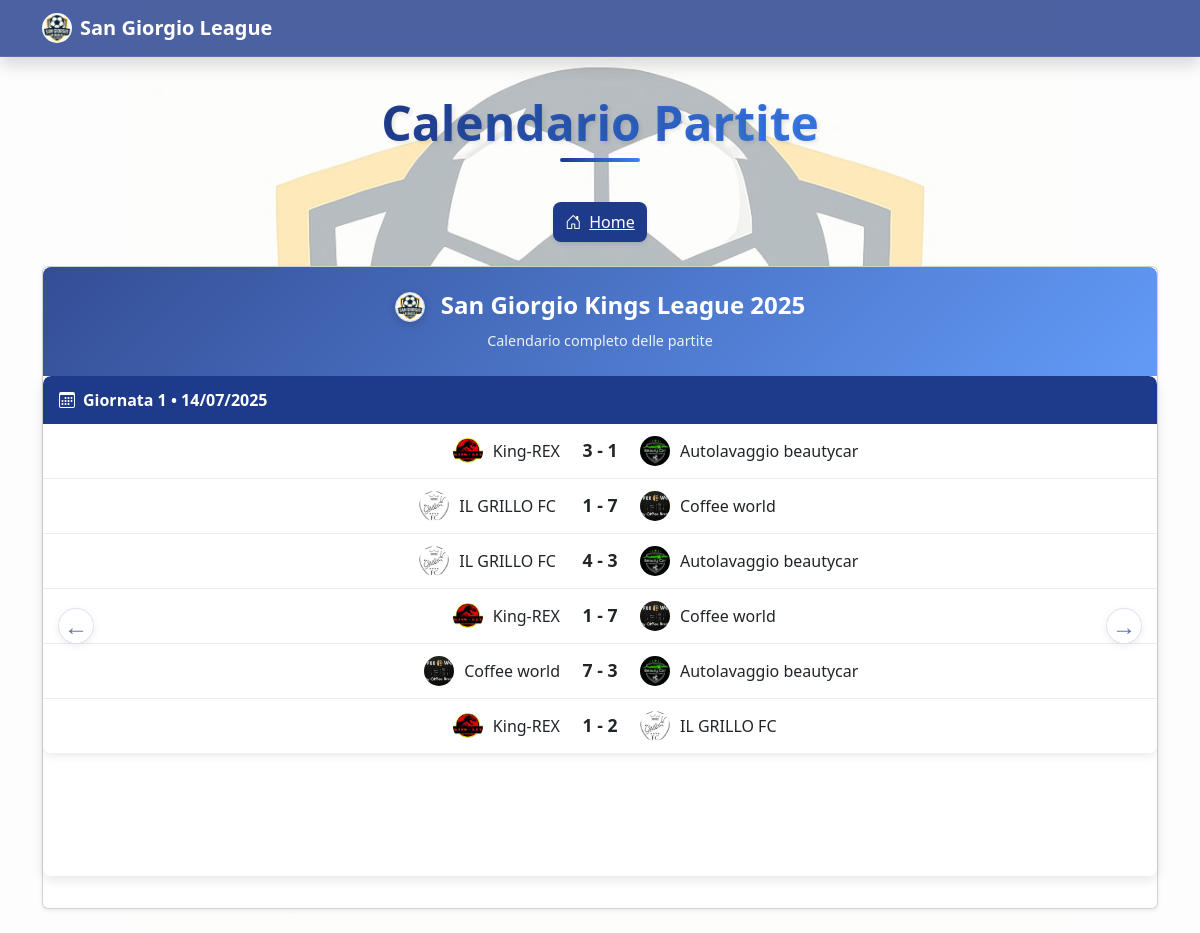
The app's page /partite.php with its own data.
### tables this page shows
CREATE TABLE `campionati` (
  `ID_campionato` int NOT NULL,
  `Nome` varchar(50) DEFAULT NULL,
  `Nazione` varchar(50) DEFAULT NULL
);

CREATE TABLE `giornate` (
  `ID_giornata` int NOT NULL,
  `Numero` int DEFAULT NULL,
  `Cod_campionato` int DEFAULT NULL,
  `Data_inizio` date DEFAULT NULL,
  `Data_fine` date DEFAULT NULL
);

CREATE TABLE `partite` (
  `ID_partita` int NOT NULL,
  `Cod_giornata` int DEFAULT NULL,
  `Squadra_casa` int DEFAULT NULL,
  `Squadra_ospite` int DEFAULT NULL,
  `Gol_casa` int DEFAULT NULL,
  `Gol_ospite` int DEFAULT NULL,
  `Data` datetime DEFAULT NULL,
  `Stato` enum('da giocare','in corso','terminata') DEFAULT 'da giocare',
  `Cod_campionato` int DEFAULT NULL
);

CREATE TABLE `squadre` (
  `ID_squadre` int NOT NULL,
  `Nome` varchar(30) DEFAULT NULL,
  `immagini_loghi` varchar(30) NOT NULL,
  `Cod_presidenti` int DEFAULT NULL,
  `Cod_campionato` int DEFAULT NULL,
  `PT` int DEFAULT '0',
  `G` int DEFAULT '0',
  `V` int DEFAULT '0',
  `N` int DEFAULT '0',
  `P` int DEFAULT '0',
  `DR` int DEFAULT '0',
  `Girone` varchar(10) DEFAULT NULL
);

### partite.php (the view, shortened to what this page needs)
<!DOCTYPE html>
<html lang="it">
<head>
    <link href="https://cdn.jsdelivr.net/npm/bootstrap@5.3.3/dist/css/bootstrap.min.css" rel="stylesheet">
    <link href="https://cdn.jsdelivr.net/npm/bootstrap-icons@1.10.5/font/bootstrap-icons.css" rel="stylesheet">
    <link rel="stylesheet" href="https://cdnjs.cloudflare.com/ajax/libs/animate.css/4.1.1/animate.min.css">
    <link rel="stylesheet" href="./style.css">
</head>
<body class="bg-light">
    <nav class="navbar navbar-expand-lg navbar-dark fixed-top shadow" style="
    background: rgba(30, 58, 138, 0.8);
    backdrop-filter: blur(10px);
    -webkit-backdrop-filter: blur(10px);
    border-bottom: 1px solid rgba(255,255,255,0.1);
">
    <div class="container">
        <a class="navbar-brand fw-bold d-flex align-items-center" href="#">
            <img src="./immagini/logosgl.jpg" alt="Logo" width="30" height="30" class="rounded-circle me-2">
            San Giorgio League
        </a>
    </div>
</nav>
    <div class="container mt-4">
        <div class="text-center mb-4 animate__animated animate__fadeInDown">
            <h1 class="display-5 fw-bold mb-3" style="
        color: #1e3a8a;
        text-shadow: 2px 2px 4px rgba(0, 0, 0, 0.1);
        position: relative;
        display: inline-block;
        padding-bottom: 10px;
    ">
                <span style="
            background: linear-gradient(135deg, #1e3a8a, #3b82f6);
            -webkit-background-clip: text;
            background-clip: text;
            -webkit-text-fill-color: transparent;
            position: relative;
            z-index: 1;
        ">
                    Calendario Partite
                </span>
                <span style="
            position: absolute;
            bottom: 0;
            left: 50%;
            transform: translateX(-50%);
            width: 80px;
            height: 4px;
            background: linear-gradient(90deg, #1e3a8a, #3b82f6);
            border-radius: 2px;
        "></span>
            </h1>
        </div>
        <div class="d-flex justify-content-center gap-3 mb-4">
            <a href="index.php" class="nav-btn home-btn">
                <i class="bi bi-house-door me-2"></i>Home
            </a>
        </div>
        <?php
        include 'connessione.php';
        include 'utility.php';
        $query_campionato = "SELECT campionati.ID_campionato, campionati.Nome
                             FROM campionati
                             WHERE campionati.ID_campionato = 2
                             LIMIT 1";
        $result_campionato = $conn->query($query_campionato);
        if ($result_campionato->num_rows > 0) {
            $campionato = $result_campionato->fetch_assoc();
            echo '<div class="card shadow-sm mb-4 animate__animated animate__fadeIn">';
            echo '<div class="campionato-header">';
            echo '<div class="campionato-header-content text-center">';
            echo '<h2 class="campionato-title"><img src="./immagini/logosgl.jpg" alt="Logo" width="30" height="30" class="rounded-circle border me-2 me-sm-3" style="';
            echo '            transition: transform 0.3s ease;';
            echo '            box-shadow: 0 2px 8px rgba(0,0,0,0.2);';
            echo '          ">' . $campionato['Nome'] . '</h2>';
            echo '<div class="campionato-subtitle">Calendario completo delle partite</div>';
            echo '</div>';
            echo '</div>';
            echo '<div class="card-body p-0">';
            $query_giornate = "SELECT giornate.ID_giornata, giornate.Numero, giornate.Data_inizio, giornate.Data_fine
                               FROM giornate
                               WHERE giornate.Cod_campionato = " . $campionato['ID_campionato'] . "
                               ORDER BY giornate.Numero";
            $result_giornate = $conn->query($query_giornate);
            if ($result_giornate->num_rows > 0) {
                echo '<div id="carouselGiornate" class="carousel slide carousel-giornate" data-bs-ride="false" data-bs-touch="true" data-bs-interval="false">';
                echo '<div class="carousel-inner">';
                $giornate_data = array();
                while ($giornata = $result_giornate->fetch_assoc()) {
                    $giornate_data[] = $giornata;
                }
                foreach ($giornate_data as $index => $giornata) {
                    $active = $index === 0 ? 'active' : '';
                    echo '<div class="carousel-item ' . $active . '">';
                    echo '<div class="giornata-card h-100">';
                    echo '<div class="giornata-header">';
                    if ($giornata['Numero'] == 3) {
                        echo '<i class="bi bi-trophy me-2"></i>Semifinali • ' . date('d/m/Y', strtotime($giornata['Data_inizio']));
                    }elseif($giornata['Numero'] == 4) {
                        echo '<i class="bi bi-trophy me-2"></i>Finale • ' . date('d/m/Y', strtotime($giornata['Data_inizio']));
                    }else{
                        echo '<i class="bi bi-calendar3 me-2"></i>Giornata ' . $giornata['Numero'] . ' • ' . date('d/m/Y', strtotime($giornata['Data_inizio']));
                    }
                    echo '</div>';
                    echo '<div class="partite-container">';
                    $query_partite = "SELECT partite.ID_partita, partite.Data, partite.Stato, partite.Gol_casa, partite.Gol_ospite,
                  squadre_casa.Nome AS squadra_casa, squadre_ospite.Nome AS squadra_ospite
                  FROM partite
                  JOIN squadre AS squadre_casa ON partite.Squadra_casa = squadre_casa.ID_squadre
                  JOIN squadre AS squadre_ospite ON partite.Squadra_ospite = squadre_ospite.ID_squadre
                  WHERE partite.Cod_giornata = " . $giornata['ID_giornata'] . "
                  ORDER BY partite.Data";
                    $result_partite = $conn->query($query_partite);
                    if ($result_partite->num_rows > 0) {
                        while ($partita = $result_partite->fetch_assoc()) {
                            echo '<div class="partita-row">';
                            echo '<div class="squadra squadra-casa">';
                            echo displaySquadraWithLogo($partita['squadra_casa'], $conn);
                            echo '</div>';
                            echo '<div class="risultato">';
                            switch ($partita['Stato']) {
                                case 'terminata':
                                    echo $partita['Gol_casa'] . ' - ' . $partita['Gol_ospite'];
                                    break;
                            }
                            echo '</div>';
                            echo '<div class="squadra squadra-ospite">';
                            echo displaySquadraWithLogo($partita['squadra_ospite'], $conn);
                            echo '</div>';
                            echo '</div>';
                        }
                    } else {
                        echo '<div class="partita-row">';
                        echo '<div class="text-center py-3 w-100">Nessuna partita programmata</div>';
                        echo '</div>';
                    }
                    echo '</div>';
                    echo '</div>';
                    echo '</div>';
                }
                if (count($giornate_data) > 1) {
                    echo '<button class="carousel-control-prev" type="button" data-bs-target="#carouselGiornate" data-bs-slide="prev">';
                    echo '<span class="carousel-control-prev-icon" aria-hidden="true"></span>';
                    echo '</button>';
                    echo '<button class="carousel-control-next" type="button" data-bs-target="#carouselGiornate" data-bs-slide="next">';
                    echo '<span class="carousel-control-next-icon" aria-hidden="true"></span>';
                    echo '</button>';
                }
                echo '</div>';
                echo '</div>';
            } else {
                echo '<div class="partita-row">';
                echo '<div class="text-center py-3 w-100">Nessuna giornata trovata</div>';
                echo '</div>';
            }
            echo '</div>';
            echo '</div>';
        } else {
            echo '<div class="alert alert-danger text-center">Nessun campionato attivo trovato</div>';
        }
        ?>
    </div>
</body>
</html>

### utility.php (shortened to what this page needs)
<?php
if (!function_exists('getLogoPath')) {
    function getLogoPath($nomeSquadra, $conn) {
        $query = "SELECT immagini_loghi FROM squadre WHERE Nome = ? LIMIT 1";
        $stmt = $conn->prepare($query);
        $stmt->bind_param("s", $nomeSquadra);
        $stmt->execute();
        $result = $stmt->get_result();
        if ($result->num_rows > 0) {
            $row = $result->fetch_assoc();
            return './immagini/' . $row['immagini_loghi'];
        }
        return '';
    }
}
if (!function_exists('displaySquadraWithLogo')) {
    function displaySquadraWithLogo($nomeSquadra, $conn) {
        $logoPath = getLogoPath($nomeSquadra, $conn);
        $output = '';
        if (!empty($logoPath)) {
            $output .= '<img src="'.$logoPath.'" class="squadra-logo" alt="'.$nomeSquadra.'">';
        }
        $output .= '<span class="squadra-nome">'.$nomeSquadra.'</span>';
        return $output;
    }
}
?>

### partite.php (style rules this page uses)
body { padding-top: 70px; font-family: 'Segoe UI', Tahoma, Geneva, Verdana, sans-serif; min-height: 100vh; }
body::before { content: ""; position: fixed; top: 0; left: 0; right: 0; bottom: 0; background-image: url("./immagini/logosgl.jpg"); background-repeat: no-repeat; background-position: center center; z-index: -2; background-size: cover; object-fit: cover; background-attachment: scroll; }
body::after { content: ""; position: fixed; top: 0; left: 0; right: 0; bottom: 0; z-index: -1; }
@media (min-width: 768px) { body::before { background-size: contain; background-color: #f8f9fa; } }
@media (min-width: 768px) { body::after { background: rgba(255, 255, 255, 0.7); } }
.squadra-logo { width: 30px; height: 30px; margin-right: 10px; vertical-align: middle; border-radius: 50%; object-fit: cover; }
.squadra-nome { vertical-align: middle; }
.nav-btn { display: inline-flex; align-items: center; justify-content: center; padding: 8px 12px; border-radius: 8px; font-weight: 500; transition: all 0.2s ease; box-shadow: 0 2px 4px rgba(0, 0, 0, 0.1); }
.home-btn { background-color: #1e3a8a; color: white; }
.giornata-card { margin-bottom: 1rem; border-radius: 8px; overflow: hidden; box-shadow: 0 2px 10px rgba(0, 0, 0, 0.1); background-color: rgba(255, 255, 255, 0.85); }
.giornata-header { background-color: #1e3a8a; color: white; padding: 12px 16px; font-weight: 600; }
.partita-row { display: flex; align-items: center; padding: 12px 16px; border-bottom: 1px solid #e9ecef; transition: background-color 0.2s; }
.partita-row:last-child { border-bottom: none; }
.squadra { flex: 1; display: flex; align-items: center; }
.squadra-casa { justify-content: flex-end; text-align: right; }
.squadra-ospite { justify-content: flex-start; text-align: left; }
.risultato { flex: 0 0 80px; text-align: center; font-weight: 700; font-size: 1.1rem; }
.carousel-giornate { height: 500px; display: flex; flex-direction: column; margin-bottom: 2rem; border-radius: 8px; overflow: hidden; box-shadow: 0 4px 12px rgba(0, 0, 0, 0.1); }
.carousel-control-prev, .carousel-control-next { width: 36px; height: 36px; top: 50%; transform: translateY(-50%); background-color: rgba(255, 255, 255, 0.9); border-radius: 50%; opacity: 0.8; border: 1px solid rgba(30, 58, 138, 0.2); box-shadow: 0 2px 8px rgba(0, 0, 0, 0.1); transition: all 0.3s ease; }
.carousel-control-prev { left: 15px; }
.carousel-control-next { right: 15px; }
.carousel-control-prev-icon, .carousel-control-next-icon { background-image: none; width: 1.5rem; height: 1.5rem; display: flex; align-items: center; justify-content: center; }
.carousel-control-prev-icon:after { content: "←"; font-size: 1.5rem; color: #1e3a8a; font-weight: bold; }
.carousel-control-next-icon:after { content: "→"; font-size: 1.5rem; color: #1e3a8a; font-weight: bold; }
.carousel-item { transition: transform 0.6s ease-in-out; }
.carousel-giornate { height: 500px; display: flex; flex-direction: column; }
.carousel-inner { flex: 1; overflow-y: auto; -webkit-overflow-scrolling: touch; scrollbar-width: none; }
.carousel-item { height: auto; min-height: 100%; }
.carousel-giornate { touch-action: pan-y; }
.partite-container { flex: 1; overflow-y: auto; -webkit-overflow-scrolling: touch; }
.campionato-header { position: relative; overflow: hidden; border-radius: 8px 8px 0 0; }
.campionato-header::before { content: ""; position: absolute; top: 0; left: 0; right: 0; bottom: 0; background: linear-gradient(135deg, rgba(30, 58, 138, 0.9) 0%, rgba(59, 130, 246, 0.8) 100%); z-index: 1; }
.campionato-header-content { position: relative; z-index: 2; padding: 1.5rem; color: white; }
.campionato-title { font-size: 1.5rem; font-weight: 700; margin-bottom: 0.5rem; }
.campionato-subtitle { font-size: 0.9rem; opacity: 0.9; }

### records on screen
campionati: Nome "San Giorgio Kings League 2025"
giornate: Numero "1", Data_inizio "14/07/2025"
partite: shows a picture, squadre.Nome "King-REX Autolavaggio beautycar", Gol_casa "3", Gol_ospite "1"
partite: shows a picture, squadre.Nome "IL GRILLO FC Coffee world", Gol_casa "1", Gol_ospite "7"
partite: shows a picture, squadre.Nome "IL GRILLO FC Autolavaggio beautycar", Gol_casa "4", Gol_ospite "3"
partite: shows a picture, squadre.Nome "King-REX Coffee world", Gol_casa "1", Gol_ospite "7"
partite: shows a picture, squadre.Nome "Coffee world Autolavaggio beautycar", Gol_casa "7", Gol_ospite "3"
partite: shows a picture, squadre.Nome "King-REX IL GRILLO FC", Gol_casa "1", Gol_ospite "2"
